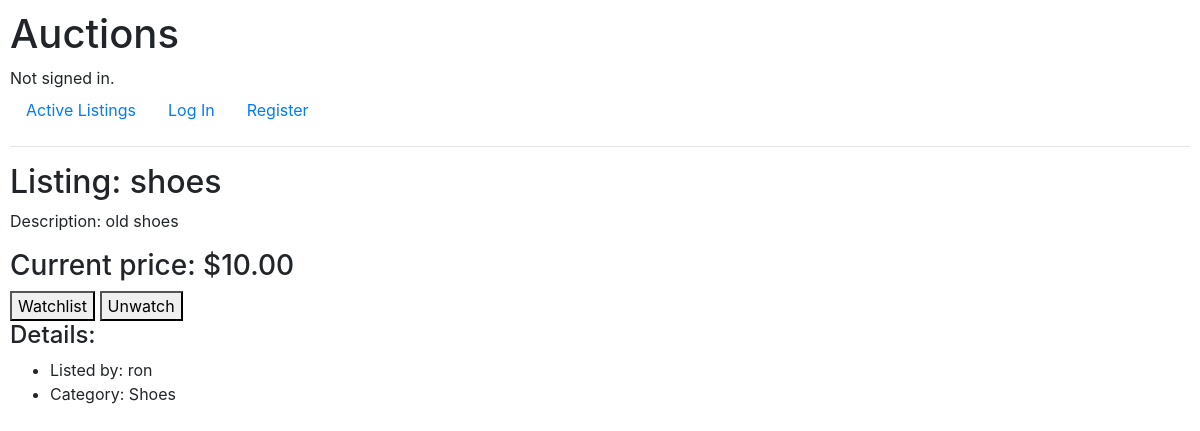
/listing/2, run on the app's committed database.
### auctions/models.py (models this page shows, shortened)
class Listing(models.Model):
    title = models.CharField(max_length=100)
    description = models.CharField(max_length=1000)
    price = models.DecimalField(max_digits=10, decimal_places=2)
    category = models.CharField(max_length=64)
    username = models.ForeignKey(User, on_delete=models.CASCADE, related_name="owner")
    img = models.ImageField(upload_to="auctions/uploads/images", blank=True, null=True, default=None)

class User(AbstractUser):
    pass

### auctions/views.py (the view)
# urls.py: path("listing/<int:id>", views.listing_page, name="listing_page"),
def listing_page(request, id):
    return render(request, "auctions/listingpage.html", {
        "listing": Listing.objects.get(pk=id),
    })

### auctions/templates/auctions/listingpage.html (shortened to what this page needs)
{% extends "auctions/layout.html" %}
{% block body %}
    <h2>Listing: {{ listing.title }} </h2>
    <p>Description: {{ listing.description }}</p>
    <h3>Current price: ${{ listing.price }} </h3>
    <div>
        <form style="display: inline-block;" action="{% url 'watchlist' %}" method="post">
            <button type="submit">Watchlist</button>
        </form>
        <form style="display: inline-block;" action="{% url 'watchlist' %}" method="post">
            <button type="submit">Unwatch</button>
        </form>
    </div>
    <h4>Details:</h4>
    <ul>
        <li>Listed by: {{ listing.username }} </li>
        <li>Category: {{ listing.category }} </li>
    </ul>
{% endblock %}

### auctions/static/auctions/styles.css (style rules this page uses)
body { padding: 10px; }

### data on the page
Listing: title "shoes", description "old shoes", price "10.00", username "ron", category "Shoes"
